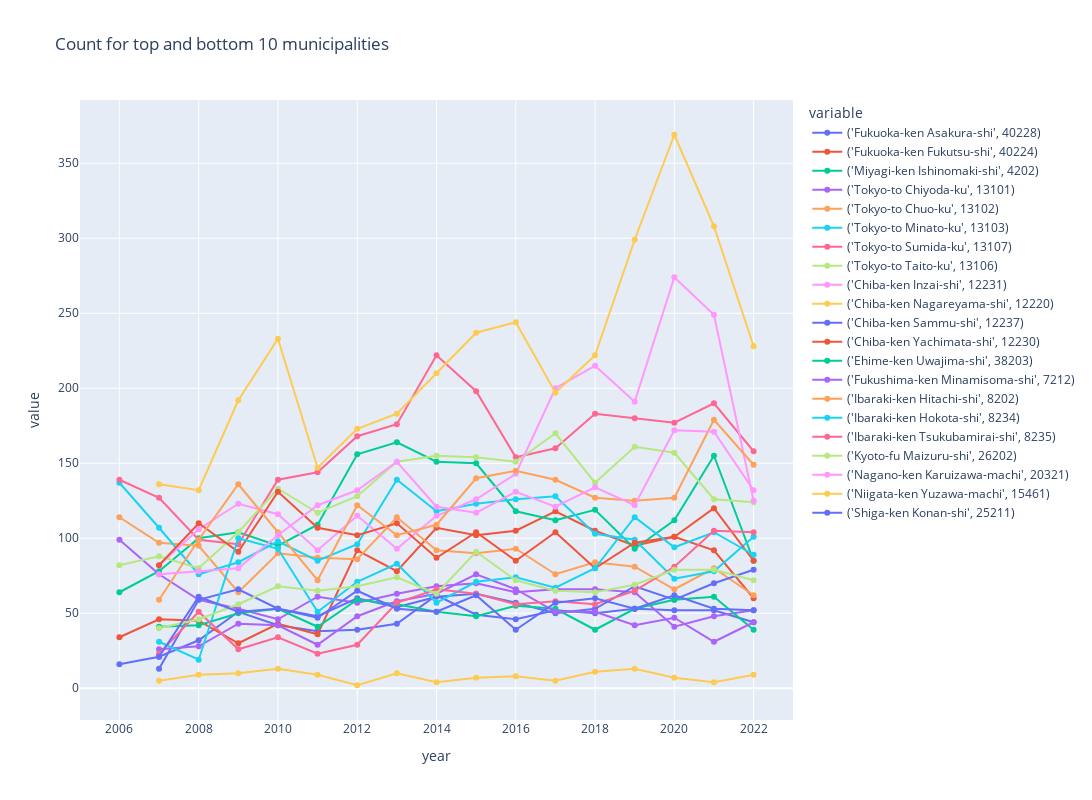

The notebook cell saved with this chart:
### Code cell
plot_time_series(
    factor_growth_df.copy(),
    "count",
    group_by_columns,
    granularity_columns,
    f"Count for top and bottom {return_n} municipalities",
    # visible="legendonly",
)

### Figure 1 — Plotly figure (JSON) as saved in the notebook; plotly's stock layout.template omitted (floating-point values rounded to 4 significant figures)
{"data": [{"hovertemplate": "variable=('Fukuoka-ken Asakura-shi', 40228)<br>year=%{x}<br>value=%{y}<extra></extra>", "legendgroup": "('Fukuoka-ken Asakura-shi', 40228)", "line": {"color": "#636efa", "dash": "solid"}, "marker": {"symbol": "circle"}, "mode": "lines+markers", "name": "('Fukuoka-ken Asakura-shi', 40228)", "orientation": "v", "showlegend": true, "type": "scatter", "x": [2006, 2007, 2008, 2009, 2010, 2011, 2012, 2013, 2014, 2015, 2016, 2017, 2018, 2019, 2020, 2021, 2022], "xaxis": "x", "y": [16, 21, 32, 51, 42, 38, 39, 43, 62, 49, 46, 52, 50, 53, 52, 52, 44], "yaxis": "y"}, {"hovertemplate": "variable=('Fukuoka-ken Fukutsu-shi', 40224)<br>year=%{x}<br>value=%{y}<extra></extra>", "legendgroup": "('Fukuoka-ken Fukutsu-shi', 40224)", "line": {"color": "#EF553B", "dash": "solid"}, "marker": {"symbol": "circle"}, "mode": "lines+markers", "name": "('Fukuoka-ken Fukutsu-shi', 40224)", "orientation": "v", "showlegend": true, "type": "scatter", "x": [2006, 2007, 2008, 2009, 2010, 2011, 2012, 2013, 2014, 2015, 2016, 2017, 2018, 2019, 2020, 2021, 2022], "xaxis": "x", "y": [34, 46, 45, 30, 43, 36, 92, 78, 107, 102, 105, 118, 105, 95, 101, 92, 60], "yaxis": "y"}, {"hovertemplate": "variable=('Miyagi-ken Ishinomaki-shi', 4202)<br>year=%{x}<br>value=%{y}<extra></extra>", "legendgroup": "('Miyagi-ken Ishinomaki-shi', 4202)", "line": {"color": "#00cc96", "dash": "solid"}, "marker": {"symbol": "circle"}, "mode": "lines+markers", "name": "('Miyagi-ken Ishinomaki-shi', 4202)", "orientation": "v", "showlegend": true, "type": "scatter", "x": [2006, 2007, 2008, 2009, 2010, 2011, 2012, 2013, 2014, 2015, 2016, 2017, 2018, 2019, 2020, 2021, 2022], "xaxis": "x", "y": [64, 78, 100, 104, 95, 109, 156, 164, 151, 150, 118, 112, 119, 93, 112, 155, 85], "yaxis": "y"}, {"hovertemplate": "variable=('Tokyo-to Chiyoda-ku', 13101)<br>year=%{x}<br>value=%{y}<extra></extra>", "legendgroup": "('Tokyo-to Chiyoda-ku', 13101)", "line": {"color": "#ab63fa", "dash": "solid"}, "marker": {"symbol": "circle"}, "mode": "lines+markers", "name": "('Tokyo-to Chiyoda-ku', 13101)", "orientation": "v", "showlegend": true, "type": "scatter", "x": [2006, 2007, 2008, 2009, 2010, 2011, 2012, 2013, 2014, 2015, 2016, 2017, 2018, 2019, 2020, 2021, 2022], "xaxis": "x", "y": [99, 76, 59, 53, 46, 61, 57, 63, 68, 70, 64, 66, 66, 64, 41, 48, 52], "yaxis": "y"}, {"hovertemplate": "variable=('Tokyo-to Chuo-ku', 13102)<br>year=%{x}<br>value=%{y}<extra></extra>", "legendgroup": "('Tokyo-to Chuo-ku', 13102)", "line": {"color": "#FFA15A", "dash": "solid"}, "marker": {"symbol": "circle"}, "mode": "lines+markers", "name": "('Tokyo-to Chuo-ku', 13102)", "orientation": "v", "showlegend": true, "type": "scatter", "x": [2006, 2007, 2008, 2009, 2010, 2011, 2012, 2013, 2014, 2015, 2016, 2017, 2018, 2019, 2020, 2021, 2022], "xaxis": "x", "y": [114, 97, 95, 64, 90, 87, 86, 114, 92, 90, 93, 76, 84, 81, 66, 80, 62], "yaxis": "y"}, {"hovertemplate": "variable=('Tokyo-to Minato-ku', 13103)<br>year=%{x}<br>value=%{y}<extra></extra>", "legendgroup": "('Tokyo-to Minato-ku', 13103)", "line": {"color": "#19d3f3", "dash": "solid"}, "marker": {"symbol": "circle"}, "mode": "lines+markers", "name": "('Tokyo-to Minato-ku', 13103)", "orientation": "v", "showlegend": true, "type": "scatter", "x": [2006, 2007, 2008, 2009, 2010, 2011, 2012, 2013, 2014, 2015, 2016, 2017, 2018, 2019, 2020, 2021, 2022], "xaxis": "x", "y": [137, 107, 76, 84, 98, 85, 96, 139, 118, 123, 126, 128, 103, 99, 73, 78, 101], "yaxis": "y"}, {"hovertemplate": "variable=('Tokyo-to Sumida-ku', 13107)<br>year=%{x}<br>value=%{y}<extra></extra>", "legendgroup": "('Tokyo-to Sumida-ku', 13107)", "line": {"color": "#FF6692", "dash": "solid"}, "marker": {"symbol": "circle"}, "mode": "lines+markers", "name": "('Tokyo-to Sumida-ku', 13107)", "orientation": "v", "showlegend": true, "type": "scatter", "x": [2006, 2007, 2008, 2009, 2010, 2011, 2012, 2013, 2014, 2015, 2016, 2017, 2018, 2019, 2020, 2021, 2022], "xaxis": "x", "y": [139, 127, 99, 96, 139, 144, 168, 176, 222, 198, 154, 160, 183, 180, 177, 190, 158], "yaxis": "y"}, {"hovertemplate": "variable=('Tokyo-to Taito-ku', 13106)<br>year=%{x}<br>value=%{y}<extra></extra>", "legendgroup": "('Tokyo-to Taito-ku', 13106)", "line": {"color": "#B6E880", "dash": "solid"}, "marker": {"symbol": "circle"}, "mode": "lines+markers", "name": "('Tokyo-to Taito-ku', 13106)", "orientation": "v", "showlegend": true, "type": "scatter", "x": [2006, 2007, 2008, 2009, 2010, 2011, 2012, 2013, 2014, 2015, 2016, 2017, 2018, 2019, 2020, 2021, 2022], "xaxis": "x", "y": [82, 88, 80, 104, 133, 117, 128, 151, 155, 154, 151, 170, 137, 161, 157, 126, 124], "yaxis": "y"}, {"hovertemplate": "variable=('Chiba-ken Inzai-shi', 12231)<br>year=%{x}<br>value=%{y}<extra></extra>", "legendgroup": "('Chiba-ken Inzai-shi', 12231)", "line": {"color": "#FF97FF", "dash": "solid"}, "marker": {"symbol": "circle"}, "mode": "lines+markers", "name": "('Chiba-ken Inzai-shi', 12231)", "orientation": "v", "showlegend": true, "type": "scatter", "x": [2006, 2007, 2008, 2009, 2010, 2011, 2012, 2013, 2014, 2015, 2016, 2017, 2018, 2019, 2020, 2021, 2022], "xaxis": "x", "y": [null, 82, 106, 123, 116, 92, 115, 93, 115, 126, 143, 200, 215, 191, 274, 249, 125], "yaxis": "y"}, {"hovertemplate": "variable=('Chiba-ken Nagareyama-shi', 12220)<br>year=%{x}<br>value=%{y}<extra></extra>", "legendgroup": "('Chiba-ken Nagareyama-shi', 12220)", "line": {"color": "#FECB52", "dash": "solid"}, "marker": {"symbol": "circle"}, "mode": "lines+markers", "name": "('Chiba-ken Nagareyama-shi', 12220)", "orientation": "v", "showlegend": true, "type": "scatter", "x": [2006, 2007, 2008, 2009, 2010, 2011, 2012, 2013, 2014, 2015, 2016, 2017, 2018, 2019, 2020, 2021, 2022], "xaxis": "x", "y": [null, 136, 132, 192, 233, 147, 173, 183, 210, 237, 244, 197, 222, 299, 369, 308, 228], "yaxis": "y"}, {"hovertemplate": "variable=('Chiba-ken Sammu-shi', 12237)<br>year=%{x}<br>value=%{y}<extra></extra>", "legendgroup": "('Chiba-ken Sammu-shi', 12237)", "line": {"color": "#636efa", "dash": "solid"}, "marker": {"symbol": "circle"}, "mode": "lines+markers", "name": "('Chiba-ken Sammu-shi', 12237)", "orientation": "v", "showlegend": true, "type": "scatter", "x": [2006, 2007, 2008, 2009, 2010, 2011, 2012, 2013, 2014, 2015, 2016, 2017, 2018, 2019, 2020, 2021, 2022], "xaxis": "x", "y": [null, 13, 59, 66, 53, 48, 60, 54, 61, 63, 57, 50, 53, 68, 59, 70, 79], "yaxis": "y"}, {"hovertemplate": "variable=('Chiba-ken Yachimata-shi', 12230)<br>year=%{x}<br>value=%{y}<extra></extra>", "legendgroup": "('Chiba-ken Yachimata-shi', 12230)", "line": {"color": "#EF553B", "dash": "solid"}, "marker": {"symbol": "circle"}, "mode": "lines+markers", "name": "('Chiba-ken Yachimata-shi', 12230)", "orientation": "v", "showlegend": true, "type": "scatter", "x": [2006, 2007, 2008, 2009, 2010, 2011, 2012, 2013, 2014, 2015, 2016, 2017, 2018, 2019, 2020, 2021, 2022], "xaxis": "x", "y": [null, 82, 110, 91, 131, 107, 102, 110, 87, 104, 85, 104, 80, 97, 101, 120, 85], "yaxis": "y"}, {"hovertemplate": "variable=('Ehime-ken Uwajima-shi', 38203)<br>year=%{x}<br>value=%{y}<extra></extra>", "legendgroup": "('Ehime-ken Uwajima-shi', 38203)", "line": {"color": "#00cc96", "dash": "solid"}, "marker": {"symbol": "circle"}, "mode": "lines+markers", "name": "('Ehime-ken Uwajima-shi', 38203)", "orientation": "v", "showlegend": true, "type": "scatter", "x": [2006, 2007, 2008, 2009, 2010, 2011, 2012, 2013, 2014, 2015, 2016, 2017, 2018, 2019, 2020, 2021, 2022], "xaxis": "x", "y": [null, 41, 42, 50, 53, 41, 59, 56, 51, 48, 55, 53, 39, 53, 59, 61, 39], "yaxis": "y"}, {"hovertemplate": "variable=('Fukushima-ken Minamisoma-shi', 7212)<br>year=%{x}<br>value=%{y}<extra></extra>", "legendgroup": "('Fukushima-ken Minamisoma-shi', 7212)", "line": {"color": "#ab63fa", "dash": "solid"}, "marker": {"symbol": "circle"}, "mode": "lines+markers", "name": "('Fukushima-ken Minamisoma-shi', 7212)", "orientation": "v", "showlegend": true, "type": "scatter", "x": [2006, 2007, 2008, 2009, 2010, 2011, 2012, 2013, 2014, 2015, 2016, 2017, 2018, 2019, 2020, 2021, 2022], "xaxis": "x", "y": [null, 26, 28, 43, 42, 29, 48, 58, 63, 76, 66, 51, 51, 42, 47, 31, 44], "yaxis": "y"}, {"hovertemplate": "variable=('Ibaraki-ken Hitachi-shi', 8202)<br>year=%{x}<br>value=%{y}<extra></extra>", "legendgroup": "('Ibaraki-ken Hitachi-shi', 8202)", "line": {"color": "#FFA15A", "dash": "solid"}, "marker": {"symbol": "circle"}, "mode": "lines+markers", "name": "('Ibaraki-ken Hitachi-shi', 8202)", "orientation": "v", "showlegend": true, "type": "scatter", "x": [2006, 2007, 2008, 2009, 2010, 2011, 2012, 2013, 2014, 2015, 2016, 2017, 2018, 2019, 2020, 2021, 2022], "xaxis": "x", "y": [null, 59, 99, 136, 104, 72, 122, 102, 109, 140, 145, 139, 127, 125, 127, 179, 149], "yaxis": "y"}, {"hovertemplate": "variable=('Ibaraki-ken Hokota-shi', 8234)<br>year=%{x}<br>value=%{y}<extra></extra>", "legendgroup": "('Ibaraki-ken Hokota-shi', 8234)", "line": {"color": "#19d3f3", "dash": "solid"}, "marker": {"symbol": "circle"}, "mode": "lines+markers", "name": "('Ibaraki-ken Hokota-shi', 8234)", "orientation": "v", "showlegend": true, "type": "scatter", "x": [2006, 2007, 2008, 2009, 2010, 2011, 2012, 2013, 2014, 2015, 2016, 2017, 2018, 2019, 2020, 2021, 2022], "xaxis": "x", "y": [null, 31, 19, 100, 93, 51, 71, 83, 57, 71, 74, 67, 80, 114, 94, 104, 89], "yaxis": "y"}, {"hovertemplate": "variable=('Ibaraki-ken Tsukubamirai-shi', 8235)<br>year=%{x}<br>value=%{y}<extra></extra>", "legendgroup": "('Ibaraki-ken Tsukubamirai-shi', 8235)", "line": {"color": "#FF6692", "dash": "solid"}, "marker": {"symbol": "circle"}, "mode": "lines+markers", "name": "('Ibaraki-ken Tsukubamirai-shi', 8235)", "orientation": "v", "showlegend": true, "type": "scatter", "x": [2006, 2007, 2008, 2009, 2010, 2011, 2012, 2013, 2014, 2015, 2016, 2017, 2018, 2019, 2020, 2021, 2022], "xaxis": "x", "y": [null, 23, 51, 26, 34, 23, 29, 57, 66, 63, 56, 58, 56, 65, 81, 105, 104], "yaxis": "y"}, {"hovertemplate": "variable=('Kyoto-fu Maizuru-shi', 26202)<br>year=%{x}<br>value=%{y}<extra></extra>", "legendgroup": "('Kyoto-fu Maizuru-shi', 26202)", "line": {"color": "#B6E880", "dash": "solid"}, "marker": {"symbol": "circle"}, "mode": "lines+markers", "name": "('Kyoto-fu Maizuru-shi', 26202)", "orientation": "v", "showlegend": true, "type": "scatter", "x": [2006, 2007, 2008, 2009, 2010, 2011, 2012, 2013, 2014, 2015, 2016, 2017, 2018, 2019, 2020, 2021, 2022], "xaxis": "x", "y": [null, 40, 46, 56, 68, 65, 68, 74, 63, 91, 72, 65, 64, 69, 79, 79, 72], "yaxis": "y"}, {"hovertemplate": "variable=('Nagano-ken Karuizawa-machi', 20321)<br>year=%{x}<br>value=%{y}<extra></extra>", "legendgroup": "('Nagano-ken Karuizawa-machi', 20321)", "line": {"color": "#FF97FF", "dash": "solid"}, "marker": {"symbol": "circle"}, "mode": "lines+markers", "name": "('Nagano-ken Karuizawa-machi', 20321)", "orientation": "v", "showlegend": true, "type": "scatter", "x": [2006, 2007, 2008, 2009, 2010, 2011, 2012, 2013, 2014, 2015, 2016, 2017, 2018, 2019, 2020, 2021, 2022], "xaxis": "x", "y": [null, 76, 78, 80, 102, 122, 132, 151, 121, 117, 131, 121, 134, 122, 172, 171, 132], "yaxis": "y"}, {"hovertemplate": "variable=('Niigata-ken Yuzawa-machi', 15461)<br>year=%{x}<br>value=%{y}<extra></extra>", "legendgroup": "('Niigata-ken Yuzawa-machi', 15461)", "line": {"color": "#FECB52", "dash": "solid"}, "marker": {"symbol": "circle"}, "mode": "lines+markers", "name": "('Niigata-ken Yuzawa-machi', 15461)", "orientation": "v", "showlegend": true, "type": "scatter", "x": [2006, 2007, 2008, 2009, 2010, 2011, 2012, 2013, 2014, 2015, 2016, 2017, 2018, 2019, 2020, 2021, 2022], "xaxis": "x", "y": [null, 5, 9, 10, 13, 9, 2, 10, 4, 7, 8, 5, 11, 13, 7, 4, 9], "yaxis": "y"}, {"hovertemplate": "variable=('Shiga-ken Konan-shi', 25211)<br>year=%{x}<br>value=%{y}<extra></extra>", "legendgroup": "('Shiga-ken Konan-shi', 25211)", "line": {"color": "#636efa", "dash": "solid"}, "marker": {"symbol": "circle"}, "mode": "lines+markers", "name": "('Shiga-ken Konan-shi', 25211)", "orientation": "v", "showlegend": true, "type": "scatter", "x": [2006, 2007, 2008, 2009, 2010, 2011, 2012, 2013, 2014, 2015, 2016, 2017, 2018, 2019, 2020, 2021, 2022], "xaxis": "x", "y": [null, 21, 61, 51, 53, 47, 65, 53, 51, 62, 39, 57, 60, 53, 62, 53, 52], "yaxis": "y"}], "layout": {"autosize": false, "height": 800, "hovermode": "closest", "legend": {"title": {"text": "variable"}, "tracegroupgap": 0}, "title": {"text": "Count for top and bottom 10 municipalities"}, "width": 1600, "xaxis": {"anchor": "y", "domain": [0, 1], "title": {"text": "year"}}, "yaxis": {"anchor": "x", "domain": [0, 1], "title": {"text": "value"}}}}
